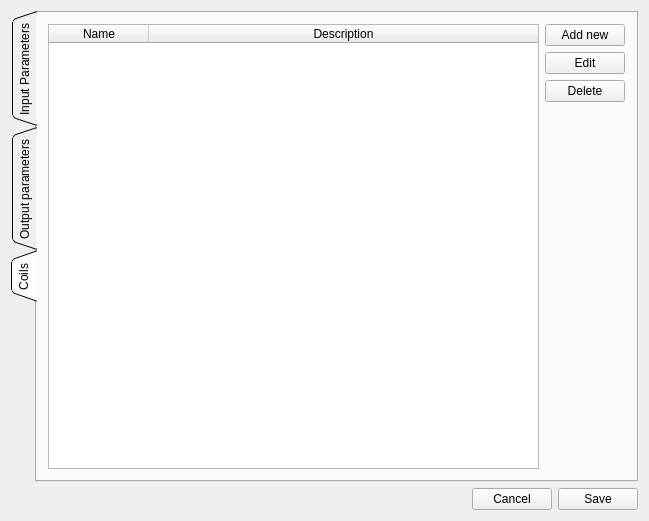
<?xml version="1.0" encoding="UTF-8"?>
<ui version="4.0">
 <class>EditConfigWindow</class>
 <widget class="QDialog" name="EditConfigWindow">
  <property name="geometry">
   <rect>
    <x>0</x>
    <y>0</y>
    <width>649</width>
    <height>521</height>
   </rect>
  </property>
  <property name="windowTitle">
   <string>EditConfigWindow</string>
  </property>
  <layout class="QGridLayout" name="gridLayout">
   <item row="0" column="0">
    <layout class="QVBoxLayout" name="verticalLayout">
     <item>
      <widget class="QTabWidget" name="tabWidget">
       <property name="tabPosition">
        <enum>QTabWidget::West</enum>
       </property>
       <property name="tabShape">
        <enum>QTabWidget::Triangular</enum>
       </property>
       <property name="currentIndex">
        <number>2</number>
       </property>
       <property name="usesScrollButtons">
        <bool>true</bool>
       </property>
       <widget class="QWidget" name="tab_input">
        <attribute name="title">
         <string>Input Parameters</string>
        </attribute>
        <layout class="QGridLayout" name="gridLayout_3">
         <item row="0" column="0">
          <layout class="QHBoxLayout" name="horizontalLayout_3">
           <item>
            <widget class="QTableWidget" name="table_input">
             <attribute name="horizontalHeaderStretchLastSection">
              <bool>true</bool>
             </attribute>
             <column>
              <property name="text">
               <string>Name</string>
              </property>
             </column>
             <column>
              <property name="text">
               <string>Description</string>
              </property>
             </column>
            </widget>
           </item>
           <item>
            <layout class="QVBoxLayout" name="verticalLayout_3">
             <item>
              <widget class="QPushButton" name="button_add_input">
               <property name="text">
                <string>Add new</string>
               </property>
              </widget>
             </item>
             <item>
              <widget class="QPushButton" name="button_edit_input">
               <property name="text">
                <string>Edit</string>
               </property>
              </widget>
             </item>
             <item>
              <widget class="QPushButton" name="button_delete_input">
               <property name="text">
                <string>Delete</string>
               </property>
              </widget>
             </item>
             <item>
              <spacer name="verticalSpacer_2">
               <property name="orientation">
                <enum>Qt::Vertical</enum>
               </property>
               <property name="sizeHint" stdset="0">
                <size>
                 <width>20</width>
                 <height>40</height>
                </size>
               </property>
              </spacer>
             </item>
            </layout>
           </item>
          </layout>
         </item>
        </layout>
       </widget>
       <widget class="QWidget" name="tab_output">
        <attribute name="title">
         <string>Output parameters</string>
        </attribute>
        <layout class="QGridLayout" name="gridLayout_4">
         <item row="0" column="0">
          <layout class="QHBoxLayout" name="horizontalLayout_4">
           <item>
            <widget class="QTableWidget" name="table_output">
             <attribute name="horizontalHeaderStretchLastSection">
              <bool>true</bool>
             </attribute>
             <column>
              <property name="text">
               <string>Name</string>
              </property>
             </column>
             <column>
              <property name="text">
               <string>Description</string>
              </property>
             </column>
            </widget>
           </item>
           <item>
            <layout class="QVBoxLayout" name="verticalLayout_4">
             <item>
              <widget class="QPushButton" name="button_add_output">
               <property name="text">
                <string>Add new</string>
               </property>
              </widget>
             </item>
             <item>
              <widget class="QPushButton" name="button_edit_output">
               <property name="text">
                <string>Edit</string>
               </property>
              </widget>
             </item>
             <item>
              <widget class="QPushButton" name="button_delete_output">
               <property name="text">
                <string>Delete</string>
               </property>
              </widget>
             </item>
             <item>
              <spacer name="verticalSpacer_3">
               <property name="orientation">
                <enum>Qt::Vertical</enum>
               </property>
               <property name="sizeHint" stdset="0">
                <size>
                 <width>20</width>
                 <height>40</height>
                </size>
               </property>
              </spacer>
             </item>
            </layout>
           </item>
          </layout>
         </item>
        </layout>
       </widget>
       <widget class="QWidget" name="tab_coils">
        <attribute name="title">
         <string>Coils</string>
        </attribute>
        <layout class="QGridLayout" name="gridLayout_2">
         <item row="0" column="0">
          <layout class="QHBoxLayout" name="horizontalLayout_2">
           <item>
            <widget class="QTableWidget" name="table_coils">
             <attribute name="horizontalHeaderStretchLastSection">
              <bool>true</bool>
             </attribute>
             <column>
              <property name="text">
               <string>Name</string>
              </property>
             </column>
             <column>
              <property name="text">
               <string>Description</string>
              </property>
             </column>
            </widget>
           </item>
           <item>
            <layout class="QVBoxLayout" name="verticalLayout_2">
             <item>
              <widget class="QPushButton" name="button_add_coils">
               <property name="text">
                <string>Add new</string>
               </property>
              </widget>
             </item>
             <item>
              <widget class="QPushButton" name="button_edit_coils">
               <property name="text">
                <string>Edit</string>
               </property>
              </widget>
             </item>
             <item>
              <widget class="QPushButton" name="button_delete_coils">
               <property name="text">
                <string>Delete</string>
               </property>
              </widget>
             </item>
             <item>
              <spacer name="verticalSpacer">
               <property name="orientation">
                <enum>Qt::Vertical</enum>
               </property>
               <property name="sizeHint" stdset="0">
                <size>
                 <width>20</width>
                 <height>40</height>
                </size>
               </property>
              </spacer>
             </item>
            </layout>
           </item>
          </layout>
         </item>
        </layout>
       </widget>
      </widget>
     </item>
     <item>
      <layout class="QHBoxLayout" name="horizontalLayout">
       <item>
        <spacer name="horizontalSpacer">
         <property name="orientation">
          <enum>Qt::Horizontal</enum>
         </property>
         <property name="sizeHint" stdset="0">
          <size>
           <width>40</width>
           <height>20</height>
          </size>
         </property>
        </spacer>
       </item>
       <item>
        <widget class="QPushButton" name="button_cancel">
         <property name="text">
          <string>Cancel</string>
         </property>
        </widget>
       </item>
       <item>
        <widget class="QPushButton" name="button_save">
         <property name="text">
          <string>Save</string>
         </property>
        </widget>
       </item>
      </layout>
     </item>
    </layout>
   </item>
  </layout>
 </widget>
 <layoutdefault spacing="6" margin="11"/>
 <resources/>
 <connections/>
</ui>
